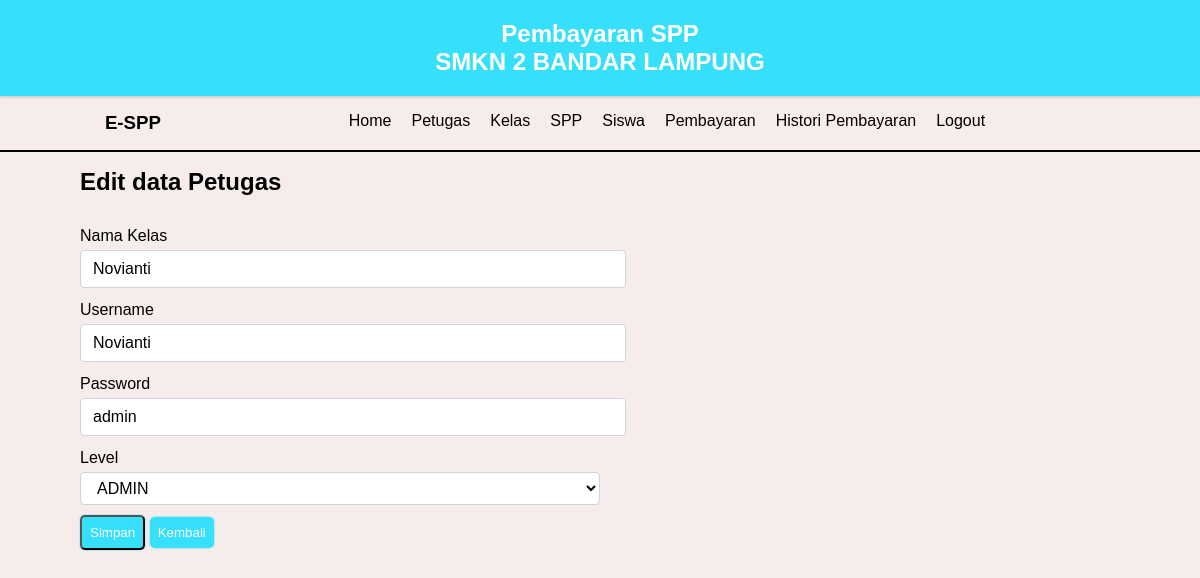
/petugas/admin.php?hal=petugas_edit&id_petugas=1 (signed in), run on the app's committed database.
### tables this page shows
CREATE TABLE `petugas` (
  `id_petugas` int(11) NOT NULL,
  `username` varchar(25) NOT NULL,
  `password` varchar(32) NOT NULL,
  `nama_petugas` varchar(35) NOT NULL,
  `level` enum('admin','petugas') NOT NULL
);

### petugas/petugas_edit.php (the view, shortened to what this page needs)
<?php
include "../koneksi.php";
$query = mysqli_query($koneksi, "SELECT * FROM petugas WHERE id_petugas='$_GET[id_petugas]'");
$data = mysqli_fetch_array($query);
?>
<h2>Edit data Petugas</h2><br>
<form action="?hal=proses_edit_petugas" method="post">
    <div class="form-group mb-2">
        <label>Nama Kelas</label>
        <input type="text" class="form-control" value="<?php echo $data['nama_petugas']; ?>" name="nama_petugas" placeholder="Masukkan nama petugas" required>
    </div>
    <div class="form-group mb-2">
        <label>Username</label>
        <input type="text" class="form-control" value="<?php echo $data['username']; ?>" name="username" placeholder="Masukkan Username" required>
    </div>
    <div class="form-group mb-2">
        <label>Password</label>
        <input type="text" class="form-control" value="<?php echo $data['password']; ?>" name="password" placeholder="Masukkan Password" required>
    </div>
    <div class="form-group mb-2">
        <label>Level</label>
        <select name="level" class="form-control" value="<?= $data['level']; ?>" required>
            <option value="admin" <?php if ($data['level'] == 'admin') {
                                        echo "selected";
                                    } ?>>ADMIN</option>
        </select>
    </div>
    <div class="form-group mb-2">
        <input type="submit" class="btn btn-tambah" name="simpan" value="Simpan">
        <a href="?hal=petugas_data" class="btn btn-tambah">Kembali</a>
    </div>
</form>

### css/style.css (style rules this page uses)
* { margin: 0; padding: 0; list-style: none; text-decoration: none; font-family: Arial, Helvetica, sans-serif; }
body { background: rgb(247, 236, 236); }
.btn { padding: 8px; cursor: pointer; border-radius: 5px; box-shadow: 0 0 2px rgba(2, 221, 255, 0.786); font-size: 10pt; }
.btn-tambah { color: #fff; background: rgba(2, 221, 255, 0.786); }
.form-group { display: block; margin-top: 10px; }
label { display: inline-block; margin: 3px 0 5px 0; width: 20%; }
.form-control { display: block; width: 50%; padding: .375rem .75rem; font-size: 1rem; font-weight: 400; line-height: 1.5; color: black; background: #fff; background-clip: padding-box; border: 1px solid #ced4da; border-radius: .25rem; }

### data on the page
petugas: nama_petugas "Novianti", username "Novianti", password "admin", level "ADMIN"
